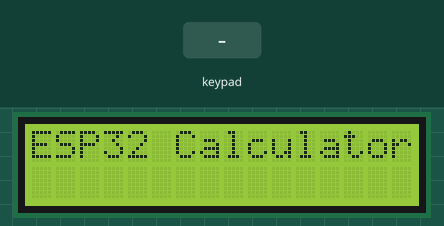
A sketch run on a simulated ESP32. Shown: 16×2 character LCD. The test bench sets the inputs (shaded band).

Above: at 0.1 s.
2.8 s: keypad keys 7 + 5 = pressed 0.4 s apart
At 4.5 s:
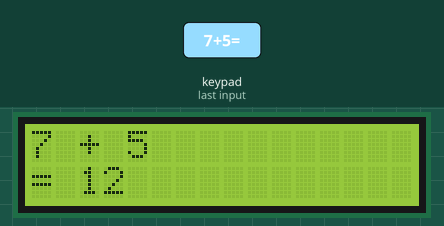
5.9 s: key '*' pressed
At 6.9 s:
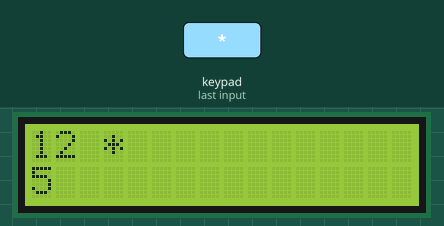
7.4 s: keypad keys 8 / 2 = pressed 0.4 s apart
At 9.0 s:
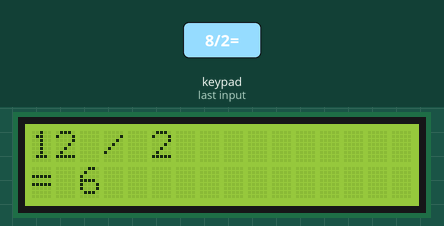
10.5 s: keypad keys 9 - 4 = pressed 0.4 s apart
At 12.8 s:
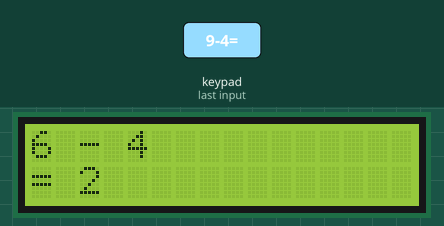
13.6 s: keypad keys 6 * 7 = pressed 0.4 s apart
At 16.3 s:
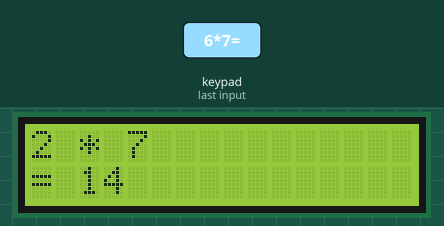
16.7 s: key '1' pressed
At 17.8 s:
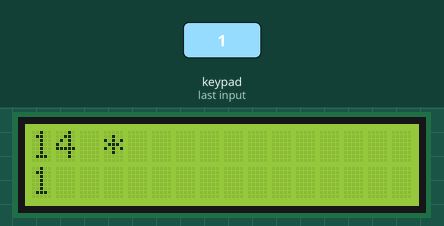
Timing chart, 0 to 19.2 s (numbered marks = the images above; inputs shaded):
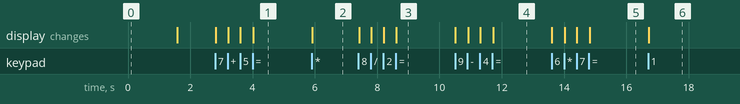

The sketch:

ESP32_Calculator.ino
```cpp
#include <Keypad.h>
#include <Wire.h>
#include <LiquidCrystal_I2C.h>

// LCD Configuration (I2C address: 0x27, 16 columns, 2 rows)
LiquidCrystal_I2C lcd(0x27, 16, 2);

// Keypad Layout & Wiring
const byte ROWS = 4;
const byte COLS = 4;
char keys[ROWS][COLS] = {
  {'1', '2', '3', '+'},
  {'4', '5', '6', '-'},
  {'7', '8', '9', 'C'},
  {'*', '0', '=', '/'}
};
byte rowPins[ROWS] = {16, 17, 18, 19};
byte colPins[COLS] = {5, 23, 15, 25};

Keypad keypad = Keypad(makeKeymap(keys), rowPins, colPins, ROWS, COLS);

// Calculator Variables
String input = "";
int num1 = 0, num2 = 0;
char op = '\0';
bool resetAfterEquals = false;

void setup() {
  lcd.init();
  lcd.backlight();
  lcd.clear();
  lcd.setCursor(0, 0);
  lcd.print("ESP32 Calculator");
  delay(1500);
  lcd.clear();
}

void loop() {
  char key = keypad.getKey();

  if (key) {
    handleKeyPress(key);
  }
}

void handleKeyPress(char key) {
  // Clear calculator
  if (key == 'C') {
    resetCalculator();
    lcd.clear();
    lcd.setCursor(0, 0);
    return;
  }

  // Handle equals (=)
  if (key == '=' && op != '\0' && input.length() > 0) {
    num2 = input.toInt();
    int result = calculate(num1, num2, op);
    displayResult(result);
    num1 = result; // Store result for next operation
    resetAfterEquals = true;
    return;
  }

  // Handle operators (+, -, *, /)
  if (isOperator(key) && input.length() > 0) {
    if (op == '\0') {
      num1 = input.toInt();
    }
    op = key;
    resetAfterEquals = false;
    updateDisplay();
    input = "";
    return;
  }

  // Handle digits
  if (key >= '0' && key <= '9') {
    if (resetAfterEquals) {
      input = "";
      resetAfterEquals = false;
    }
    input += key;
    updateDisplay();
  }
}

bool isOperator(char k) {
  return (k == '+' || k == '-' || k == '*' || k == '/');
}

int calculate(int a, int b, char operation) {
  switch (operation) {
    case '+': return a + b;
    case '-': return a - b;
    case '*': return a * b;
    case '/': return (b != 0) ? a / b : INT_MAX; // Handle division by zero
    default: return INT_MAX;
  }
}

void updateDisplay() {
  lcd.clear();
  lcd.setCursor(0, 0);
  // Show previous number and operator
  if (op != '\0') {
    lcd.print(num1);
    lcd.print(" ");
    lcd.print(op);
  }
  // Show current input
  lcd.setCursor(0, 1);
  lcd.print(input);
}

void displayResult(int result) {
  lcd.clear();
  lcd.setCursor(0, 0);
  lcd.print(num1);
  lcd.print(" ");
  lcd.print(op);
  lcd.print(" ");
  lcd.print(num2);

  lcd.setCursor(0, 1);
  if (result == INT_MAX) {
    lcd.print("Error: Div/0!");
  } else {
    lcd.print("= ");
    lcd.print(result);
  }
}

void resetCalculator() {
  input = "";
  num1 = 0;
  num2 = 0;
  op = '\0';
  resetAfterEquals = false;
}
```

Measured:
- after the input at 2.8 s, the display: first changes at once (image 1 shows a later state)
- after the input at 5.9 s, the display: changes at once (image 2)
- after the input at 7.4 s, the display: first changes at once (image 3 shows a later state)
- after the input at 10.5 s, the display: first changes at once (image 4 shows a later state)
- after the input at 13.6 s, the display: first changes at once (image 5 shows a later state)
- after the input at 16.7 s, the display: changes at once (image 6)
